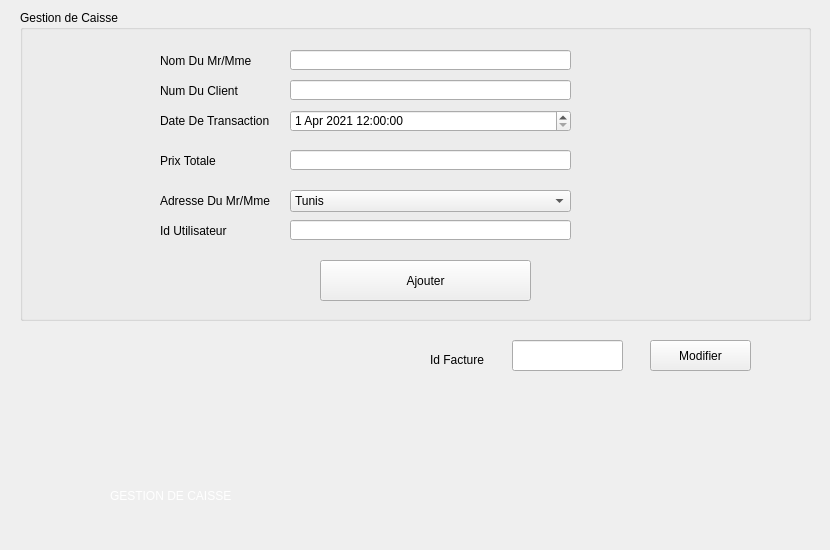
        <widget class="QWidget" name="tab_9">
         <attribute name="title">
          <string>Ajouter/Modifer Transaction</string>
         </attribute>
         <widget class="QGroupBox" name="groupBox_2">
          <property name="geometry">
           <rect>
            <x>20</x>
            <y>10</y>
            <width>791</width>
            <height>311</height>
           </rect>
          </property>
          <property name="title">
           <string>Gestion de Caisse</string>
          </property>
          <widget class="QLabel" name="label_33">
           <property name="geometry">
            <rect>
             <x>140</x>
             <y>40</y>
             <width>111</width>
             <height>21</height>
            </rect>
           </property>
           <property name="text">
            <string>Nom Du Mr/Mme</string>
           </property>
          </widget>
          <widget class="QLabel" name="label_36">
           <property name="geometry">
            <rect>
             <x>140</x>
             <y>70</y>
             <width>131</width>
             <height>21</height>
            </rect>
           </property>
           <property name="text">
            <string>Num Du Client </string>
           </property>
          </widget>
          <widget class="QLineEdit" name="lineEdit_3">
           <property name="geometry">
            <rect>
             <x>270</x>
             <y>40</y>
             <width>281</width>
             <height>20</height>
            </rect>
           </property>
          </widget>
          <widget class="QLineEdit" name="lineEdit_4">
           <property name="geometry">
            <rect>
             <x>270</x>
             <y>70</y>
             <width>281</width>
             <height>20</height>
            </rect>
           </property>
          </widget>
          <widget class="QPushButton" name="pushButton_12">
           <property name="geometry">
            <rect>
             <x>300</x>
             <y>250</y>
             <width>211</width>
             <height>41</height>
            </rect>
           </property>
           <property name="text">
            <string>Ajouter</string>
           </property>
          </widget>
          <widget class="QLabel" name="label_37">
           <property name="geometry">
            <rect>
             <x>140</x>
             <y>100</y>
             <width>131</width>
             <height>21</height>
            </rect>
           </property>
           <property name="text">
            <string>Date De Transaction</string>
           </property>
          </widget>
          <widget class="QLineEdit" name="lineEdit_5">
           <property name="geometry">
            <rect>
             <x>270</x>
             <y>140</y>
             <width>281</width>
             <height>20</height>
            </rect>
           </property>
          </widget>
          <widget class="QLabel" name="label_38">
           <property name="geometry">
            <rect>
             <x>140</x>
             <y>140</y>
             <width>101</width>
             <height>21</height>
            </rect>
           </property>
           <property name="text">
            <string>Prix Totale</string>
           </property>
          </widget>
          <widget class="QLabel" name="label_39">
           <property name="geometry">
            <rect>
             <x>140</x>
             <y>180</y>
             <width>131</width>
             <height>21</height>
            </rect>
           </property>
           <property name="text">
            <string>Adresse Du Mr/Mme </string>
           </property>
          </widget>
          <widget class="QLabel" name="label_40">
           <property name="geometry">
            <rect>
             <x>140</x>
             <y>210</y>
             <width>131</width>
             <height>21</height>
            </rect>
           </property>
           <property name="text">
            <string>Id Utilisateur </string>
           </property>
          </widget>
          <widget class="QLineEdit" name="lineEdit_7">
           <property name="geometry">
            <rect>
             <x>270</x>
             <y>210</y>
             <width>281</width>
             <height>20</height>
            </rect>
           </property>
          </widget>
          <widget class="QDateTimeEdit" name="dateTimeEdit_2">
           <property name="geometry">
            <rect>
             <x>270</x>
             <y>100</y>
             <width>281</width>
             <height>22</height>
            </rect>
           </property>
           <property name="dateTime">
            <datetime>
             <hour>12</hour>
             <minute>0</minute>
             <second>0</second>
             <year>2021</year>
             <month>4</month>
             <day>1</day>
            </datetime>
           </property>
           <property name="date">
            <date>
             <year>2021</year>
             <month>4</month>
             <day>1</day>
            </date>
           </property>
           <property name="maximumDateTime">
            <datetime>
             <hour>23</hour>
             <minute>59</minute>
             <second>59</second>
             <year>2099</year>
             <month>12</month>
             <day>31</day>
            </datetime>
           </property>
           <property name="minimumDateTime">
            <datetime>
             <hour>12</hour>
             <minute>0</minute>
             <second>0</second>
             <year>2021</year>
             <month>4</month>
             <day>1</day>
            </datetime>
           </property>
           <property name="maximumDate">
            <date>
             <year>2099</year>
             <month>12</month>
             <day>31</day>
            </date>
           </property>
           <property name="minimumTime">
            <time>
             <hour>12</hour>
             <minute>0</minute>
             <second>0</second>
            </time>
           </property>
          </widget>
          <widget class="QComboBox" name="comboBox_4">
           <property name="geometry">
            <rect>
             <x>270</x>
             <y>180</y>
             <width>281</width>
             <height>22</height>
            </rect>
           </property>
           <item>
            <property name="text">
             <string>Tunis</string>
            </property>
           </item>
           <item>
            <property name="text">
             <string>Ariana</string>
            </property>
           </item>
           <item>
            <property name="text">
             <string>L'Aouina </string>
            </property>
           </item>
           <item>
            <property name="text">
             <string>Marsa</string>
            </property>
           </item>
           <item>
            <property name="text">
             <string>Gamart</string>
            </property>
           </item>
           <item>
            <property name="text">
             <string>Soukra </string>
            </property>
           </item>
           <item>
            <property name="text">
             <string>Carthage </string>
            </property>
           </item>
           <item>
            <property name="text">
             <string>Sidi BouSaid </string>
            </property>
           </item>
           <item>
            <property name="text">
             <string>Manazah</string>
            </property>
           </item>
           <item>
            <property name="text">
             <string>Hay Nasr</string>
            </property>
           </item>
           <item>
            <property name="text">
             <string>Bardo</string>
            </property>
           </item>
           <item>
            <property name="text">
             <string>Rades</string>
            </property>
           </item>
           <item>
            <property name="text">
             <string>Megrine</string>
            </property>
           </item>
           <item>
            <property name="text">
             <string>Mourouj City</string>
            </property>
           </item>
           <item>
            <property name="text">
             <string>Naasen </string>
            </property>
           </item>
           <item>
            <property name="text">
             <string>Fouchena</string>
            </property>
           </item>
           <item>
            <property name="text">
             <string>Nabeul</string>
            </property>
           </item>
           <item>
            <property name="text">
             <string>Hammamet</string>
            </property>
           </item>
           <item>
            <property name="text">
             <string>Sousse</string>
            </property>
           </item>
           <item>
            <property name="text">
             <string>Sfax</string>
            </property>
           </item>
          </widget>
         </widget>
         <widget class="QLineEdit" name="textEdit_2">
          <property name="geometry">
           <rect>
            <x>512</x>
            <y>340</y>
            <width>111</width>
            <height>31</height>
           </rect>
          </property>
         </widget>
         <widget class="QLabel" name="label_41">
          <property name="geometry">
           <rect>
            <x>430</x>
            <y>350</y>
            <width>81</width>
            <height>20</height>
           </rect>
          </property>
          <property name="text">
           <string>Id Facture</string>
          </property>
         </widget>
         <widget class="QPushButton" name="pushButton_13">
          <property name="geometry">
           <rect>
            <x>650</x>
            <y>340</y>
            <width>101</width>
            <height>31</height>
           </rect>
          </property>
          <property name="text">
           <string>Modifier</string>
          </property>
         </widget>
         <widget class="QLabel" name="label_821">
          <property name="geometry">
           <rect>
            <x>110</x>
            <y>480</y>
            <width>271</width>
            <height>31</height>
           </rect>
          </property>
          <property name="styleSheet">
           <string notr="true">font: 63 16pt &quot;Yu Gothic UI Semibold&quot;;
color : white;</string>
          </property>
          <property name="text">
           <string>GESTION DE CAISSE</string>
          </property>
         </widget>
         <widget class="QLabel" name="label_92">
          <property name="geometry">
           <rect>
            <x>760</x>
            <y>340</y>
            <width>61</width>
            <height>41</height>
           </rect>
          </property>
          <property name="text">
           <string/>
          </property>
          <property name="pixmap">
           <pixmap>modi.png</pixmap>
          </property>
         </widget>
         <widget class="QLabel" name="label_87">
          <property name="geometry">
           <rect>
            <x>20</x>
            <y>450</y>
            <width>81</width>
            <height>91</height>
           </rect>
          </property>
          <property name="styleSheet">
           <string notr="true">font: 63 16pt &quot;Yu Gothic UI Semibold&quot;;
color : white;</string>
          </property>
          <property name="text">
           <string/>
          </property>
          <property name="pixmap">
           <pixmap>cash.png</pixmap>
          </property>
         </widget>
        </widget>
